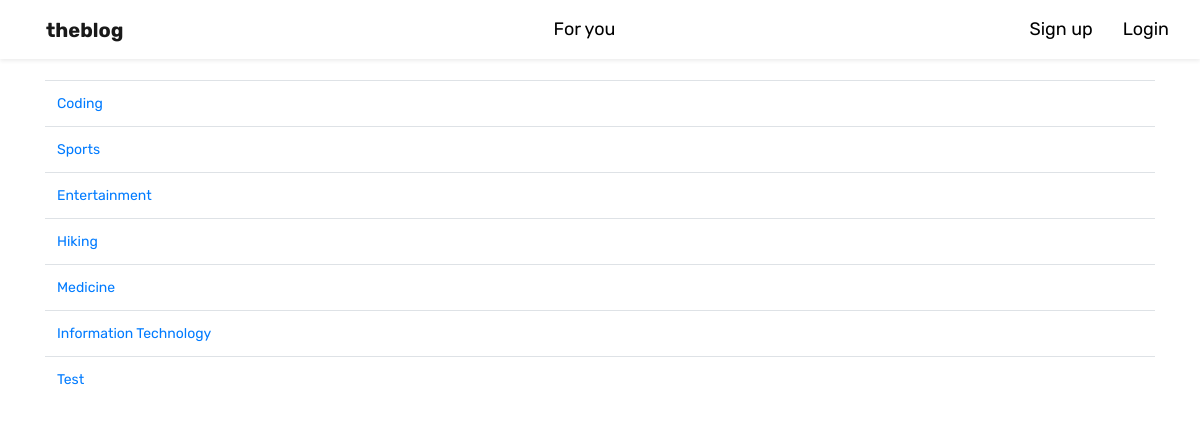
The page /category-list/ on the database its author committed.
### theblog/models.py (models this page shows, shortened)
class Category(models.Model):
	name = models.CharField(max_length=255)
	def __str__(self):
		return self.name

### theblog/views.py (the view)
# urls.py: path('category-list/', CategoryListView, name="category-list"),
def CategoryListView(request):
	cat_menu_list = Category.objects.all()
	return render(request, 'category_list.html', {'cat_menu_list': cat_menu_list})

### theblog/templates/category_list.html (shortened to what this page needs)
{% extends 'base.html' %}
{% block content %}
	<table class="table">
      <tbody>
        {% for item in cat_menu_list %}
          <tr>
            <td><a href="{% url 'category' item %}">{{ item }}</a></td>
          </tr>
        {% endfor %}
      </tbody>
    </table>
{% endblock %}

### theblog/templates/base.html (style rules this page uses)
body { font-family: "Rubik", sans-serif; font-optical-sizing: auto; font-size: 14px; background: white; font-weight: 400px; font-style: normal; }

### rows shown on the page
Category: name "Coding"
Category: name "Sports"
Category: name "Entertainment"
Category: name "Hiking"
Category: name "Medicine"
Category: name "Information Technology"
Category: name "Test"
